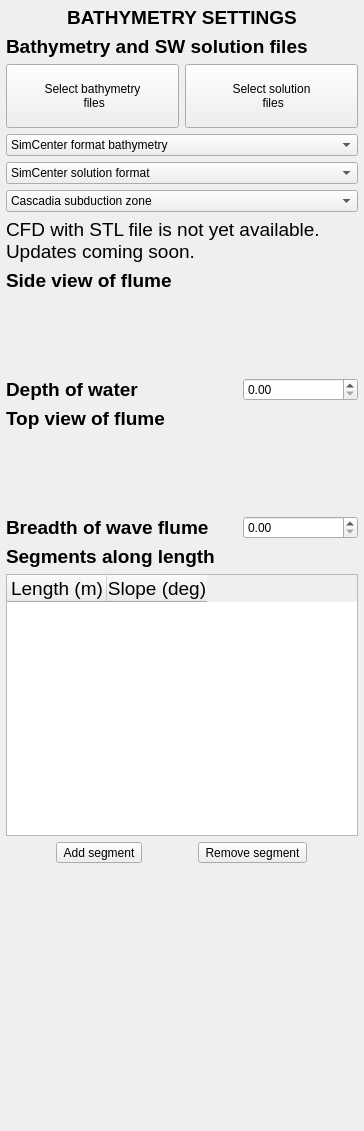
<?xml version="1.0" encoding="UTF-8"?>
<ui version="4.0">
 <class>bathymetry</class>
 <widget class="QFrame" name="bathymetry">
  <property name="geometry">
   <rect>
    <x>0</x>
    <y>0</y>
    <width>364</width>
    <height>1131</height>
   </rect>
  </property>
  <property name="windowTitle">
   <string>Frame</string>
  </property>
  <layout class="QVBoxLayout" name="verticalLayout">
   <property name="leftMargin">
    <number>6</number>
   </property>
   <property name="topMargin">
    <number>6</number>
   </property>
   <property name="rightMargin">
    <number>6</number>
   </property>
   <property name="bottomMargin">
    <number>6</number>
   </property>
   <item>
    <widget class="QLabel" name="Lbl_H1">
     <property name="font">
      <font>
       <pointsize>14</pointsize>
      </font>
     </property>
     <property name="text">
      <string>&lt;html&gt;&lt;head/&gt;&lt;body&gt;&lt;p&gt;&lt;span style=&quot; font-weight:600;&quot;&gt;BATHYMETRY SETTINGS&lt;/span&gt;&lt;/p&gt;&lt;/body&gt;&lt;/html&gt;</string>
     </property>
     <property name="alignment">
      <set>Qt::AlignCenter</set>
     </property>
    </widget>
   </item>
   <item>
    <widget class="QLabel" name="Lbl_SelFiles">
     <property name="font">
      <font>
       <pointsize>14</pointsize>
      </font>
     </property>
     <property name="focusPolicy">
      <enum>Qt::ClickFocus</enum>
     </property>
     <property name="text">
      <string>&lt;html&gt;&lt;head/&gt;&lt;body&gt;&lt;p&gt;&lt;span style=&quot; font-weight:600;&quot;&gt;Bathymetry and SW solution files&lt;/span&gt;&lt;/p&gt;&lt;/body&gt;&lt;/html&gt;</string>
     </property>
    </widget>
   </item>
   <item>
    <layout class="QHBoxLayout" name="HLY_Files">
     <item>
      <widget class="QPushButton" name="Btn_UploadFiles">
       <property name="toolTip">
        <string>Select the bathymetric files to be used</string>
       </property>
       <property name="toolTipDuration">
        <number>10000</number>
       </property>
       <property name="text">
        <string>
Select bathymetry 
 files
</string>
       </property>
      </widget>
     </item>
     <item>
      <widget class="QPushButton" name="Btn_UploadSolution">
       <property name="toolTip">
        <string>Upload the shallow water solver solution files</string>
       </property>
       <property name="toolTipDuration">
        <number>10000</number>
       </property>
       <property name="text">
        <string>
Select solution 
 files 
</string>
       </property>
      </widget>
     </item>
    </layout>
   </item>
   <item>
    <layout class="QVBoxLayout" name="VLY_SCLibrary">
     <item>
      <widget class="QComboBox" name="CmB_FileType">
       <property name="toolTip">
        <string>Select the format of the bathymetric files uploaded</string>
       </property>
       <property name="toolTipDuration">
        <number>10000</number>
       </property>
       <item>
        <property name="text">
         <string>SimCenter format bathymetry</string>
        </property>
       </item>
       <item>
        <property name="text">
         <string>GeoClaw (Type I) bathymetry</string>
        </property>
       </item>
       <item>
        <property name="text">
         <string>GeoClaw (Type II) bathymetry</string>
        </property>
       </item>
       <item>
        <property name="text">
         <string>GeoClaw (Type III) bathymetry</string>
        </property>
       </item>
      </widget>
     </item>
     <item>
      <widget class="QComboBox" name="CmB_SolFormat">
       <property name="toolTip">
        <string>Select the format of the solutions files uploaded</string>
       </property>
       <property name="toolTipDuration">
        <number>10000</number>
       </property>
       <item>
        <property name="text">
         <string>SimCenter solution format</string>
        </property>
       </item>
       <item>
        <property name="text">
         <string>GeoClaw solution format</string>
        </property>
       </item>
       <item>
        <property name="text">
         <string>AdCirc solution format</string>
        </property>
       </item>
      </widget>
     </item>
     <item>
      <widget class="QComboBox" name="CmB_Library">
       <property name="toolTip">
        <string>Select one of the pre-existing SW solutions from the SimCenter Library</string>
       </property>
       <property name="toolTipDuration">
        <number>10000</number>
       </property>
       <item>
        <property name="text">
         <string>Cascadia subduction zone</string>
        </property>
       </item>
       <item>
        <property name="text">
         <string>Alaska-Aleutian subduction zone</string>
        </property>
       </item>
       <item>
        <property name="text">
         <string>Kermadec-Tonga subduction zone</string>
        </property>
       </item>
      </widget>
     </item>
    </layout>
   </item>
   <item>
    <widget class="QLabel" name="Lbl_Notice">
     <property name="font">
      <font>
       <pointsize>14</pointsize>
      </font>
     </property>
     <property name="focusPolicy">
      <enum>Qt::ClickFocus</enum>
     </property>
     <property name="text">
      <string>&lt;html&gt;&lt;head/&gt;&lt;body&gt;&lt;p&gt;CFD with STL file is not yet available. Updates coming soon.&lt;/p&gt;&lt;/body&gt;&lt;/html&gt;</string>
     </property>
     <property name="alignment">
      <set>Qt::AlignLeading|Qt::AlignLeft|Qt::AlignTop</set>
     </property>
     <property name="wordWrap">
      <bool>true</bool>
     </property>
    </widget>
   </item>
   <item>
    <widget class="QLabel" name="Lbl_SideViewH2">
     <property name="font">
      <font>
       <pointsize>14</pointsize>
       <weight>75</weight>
       <bold>true</bold>
      </font>
     </property>
     <property name="focusPolicy">
      <enum>Qt::ClickFocus</enum>
     </property>
     <property name="text">
      <string>&lt;html&gt;&lt;head/&gt;&lt;body&gt;&lt;p&gt;Side view of flume&lt;/p&gt;&lt;/body&gt;&lt;/html&gt;</string>
     </property>
    </widget>
   </item>
   <item>
    <widget class="QLabel" name="Lbl_SideView">
     <property name="font">
      <font>
       <pointsize>48</pointsize>
      </font>
     </property>
     <property name="text">
      <string>&lt;html&gt;&lt;head/&gt;&lt;body&gt;&lt;p&gt;&lt;img src=&quot;:/images/images/SideView_2.png&quot; width=&quot;265&quot;&gt;&lt;/p&gt;&lt;/body&gt;&lt;/html&gt;</string>
     </property>
     <property name="scaledContents">
      <bool>true</bool>
     </property>
     <property name="alignment">
      <set>Qt::AlignCenter</set>
     </property>
     <property name="wordWrap">
      <bool>true</bool>
     </property>
    </widget>
   </item>
   <item>
    <layout class="QHBoxLayout" name="HLY_Depth" stretch="2,1">
     <item>
      <widget class="QLabel" name="Lbl_Depth">
       <property name="font">
        <font>
         <pointsize>14</pointsize>
         <weight>75</weight>
         <bold>true</bold>
        </font>
       </property>
       <property name="text">
        <string>Depth of water</string>
       </property>
       <property name="alignment">
        <set>Qt::AlignLeading|Qt::AlignLeft|Qt::AlignVCenter</set>
       </property>
       <property name="wordWrap">
        <bool>true</bool>
       </property>
      </widget>
     </item>
     <item>
      <widget class="QDoubleSpinBox" name="DSpBx_Depth"/>
     </item>
    </layout>
   </item>
   <item>
    <widget class="QLabel" name="Lbl_TopViewH2">
     <property name="font">
      <font>
       <pointsize>14</pointsize>
       <weight>75</weight>
       <bold>true</bold>
      </font>
     </property>
     <property name="focusPolicy">
      <enum>Qt::ClickFocus</enum>
     </property>
     <property name="text">
      <string>&lt;html&gt;&lt;head/&gt;&lt;body&gt;&lt;p&gt;Top view of flume&lt;/p&gt;&lt;/body&gt;&lt;/html&gt;</string>
     </property>
    </widget>
   </item>
   <item>
    <widget class="QLabel" name="Lbl_TopView">
     <property name="font">
      <font>
       <pointsize>48</pointsize>
      </font>
     </property>
     <property name="text">
      <string>&lt;html&gt;&lt;head/&gt;&lt;body&gt;&lt;p&gt;&lt;img src=&quot;:/images/images/TopView_v2.png&quot; width=&quot;275&quot;&gt;&lt;/p&gt;&lt;/body&gt;&lt;/html&gt;</string>
     </property>
     <property name="scaledContents">
      <bool>true</bool>
     </property>
     <property name="alignment">
      <set>Qt::AlignCenter</set>
     </property>
     <property name="wordWrap">
      <bool>true</bool>
     </property>
    </widget>
   </item>
   <item>
    <layout class="QHBoxLayout" name="HLY_Breadth" stretch="2,1">
     <item>
      <widget class="QLabel" name="Lbl_Breadth">
       <property name="font">
        <font>
         <pointsize>14</pointsize>
         <weight>75</weight>
         <bold>true</bold>
        </font>
       </property>
       <property name="text">
        <string>Breadth of wave flume</string>
       </property>
       <property name="alignment">
        <set>Qt::AlignLeading|Qt::AlignLeft|Qt::AlignVCenter</set>
       </property>
       <property name="wordWrap">
        <bool>true</bool>
       </property>
      </widget>
     </item>
     <item>
      <widget class="QDoubleSpinBox" name="DSpBx_Breadth"/>
     </item>
    </layout>
   </item>
   <item>
    <widget class="QLabel" name="Lbl_Segments">
     <property name="font">
      <font>
       <pointsize>14</pointsize>
       <weight>75</weight>
       <bold>true</bold>
      </font>
     </property>
     <property name="focusPolicy">
      <enum>Qt::ClickFocus</enum>
     </property>
     <property name="text">
      <string>&lt;html&gt;&lt;head/&gt;&lt;body&gt;&lt;p&gt;Segments along length &lt;/p&gt;&lt;/body&gt;&lt;/html&gt;</string>
     </property>
    </widget>
   </item>
   <item>
    <widget class="QTableWidget" name="Tbl_Segments">
     <property name="font">
      <font>
       <pointsize>14</pointsize>
      </font>
     </property>
     <property name="toolTip">
      <string>Table of segments along the length of the flume</string>
     </property>
     <property name="toolTipDuration">
      <number>10000</number>
     </property>
     <column>
      <property name="text">
       <string>Length (m)</string>
      </property>
     </column>
     <column>
      <property name="text">
       <string>Slope (deg)</string>
      </property>
     </column>
    </widget>
   </item>
   <item>
    <layout class="QHBoxLayout" name="HLY_AddSeg">
     <item>
      <widget class="QToolButton" name="Btn_AddSeg">
       <property name="toolTip">
        <string>Add segment along the length of the flume</string>
       </property>
       <property name="toolTipDuration">
        <number>10000</number>
       </property>
       <property name="text">
        <string>Add segment</string>
       </property>
      </widget>
     </item>
     <item>
      <widget class="QToolButton" name="Btn_RemSeg">
       <property name="toolTip">
        <string>Remove segment along the length of the flume</string>
       </property>
       <property name="toolTipDuration">
        <number>10000</number>
       </property>
       <property name="text">
        <string>Remove segment</string>
       </property>
      </widget>
     </item>
    </layout>
   </item>
   <item>
    <spacer name="VSp">
     <property name="orientation">
      <enum>Qt::Vertical</enum>
     </property>
     <property name="sizeHint" stdset="0">
      <size>
       <width>20</width>
       <height>214</height>
      </size>
     </property>
    </spacer>
   </item>
  </layout>
 </widget>
 <resources/>
 <connections/>
</ui>
